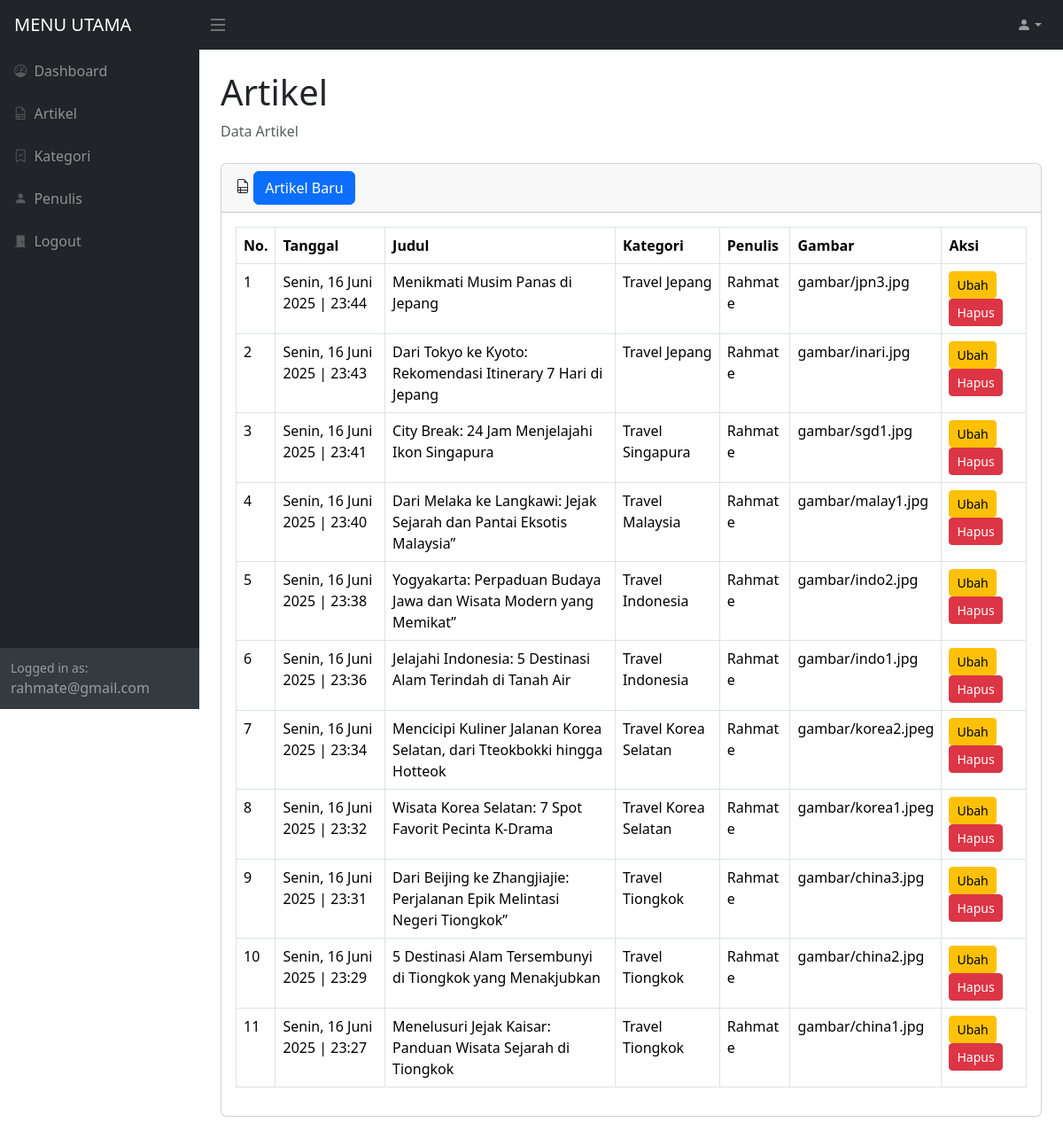
Screenshot of /admin/artikel.php (signed in) with the database file from the repository.
### tables this page shows
CREATE TABLE `kontributor` (
  `id_kontributor` int NOT NULL,
  `id_author` int NOT NULL,
  `id_category` int NOT NULL,
  `id_article` int NOT NULL
);

CREATE TABLE `article` (
  `id_article` int NOT NULL,
  `date` varchar(250) NOT NULL,
  `title` varchar(255) NOT NULL,
  `content` text NOT NULL,
  `picture` varchar(255) NOT NULL
);

CREATE TABLE `category` (
  `id_category` int NOT NULL,
  `category_name` varchar(100) NOT NULL,
  `description` text
);

CREATE TABLE `author` (
  `id_author` int NOT NULL,
  `author_name` varchar(100) NOT NULL,
  `email` varchar(150) NOT NULL,
  `password` varchar(255) NOT NULL
);

### admin/artikel.php (the view, shortened to what this page needs)
<?php
require 'ceksession.php';
?>
<!DOCTYPE html>
<html lang="en">
<head>
    <link href="https://cdn.jsdelivr.net/npm/bootstrap@5.3.2/dist/css/bootstrap.min.css" rel="stylesheet"
 />
    <link rel="stylesheet" href="https://cdn.jsdelivr.net/npm/bootstrap-icons@1.11.3/font/bootstrap-icons.min.css">
    <link rel="stylesheet" href="https://cdn.jsdelivr.net/npm/simple-datatables@9.0.0/dist/style.min.css">
    <link rel="stylesheet" href="css/styles.css">
    <link rel="stylesheet" href="https://cdn.jsdelivr.net/npm/bootstrap-icons@1.13.1/font/bootstrap-icons.min.css">
</head>
<body class="sb-nav-fixed">
    <nav class="sb-topnav navbar navbar-expand navbar-dark bg-dark">
        <a class="navbar-brand ps-3" href="index.php">MENU UTAMA</a>
        <button class="btn btn-link btn-sm order-1 order-lg-0 me-4 me-lg-0" id="sidebarToggle" href="#!"><i
                class="bi bi-list" style="font-size: 1.5rem;"></i></button>
        <ul class="navbar-nav ms-auto me-0 me-md-3 my-2 my-md-0">
            <li class="nav-item dropdown">
                <a class="nav-link dropdown-toggle" id="navbarDropdown" href="#" role="button" data-bs-toggle="dropdown"
                    aria-expanded="false"><i class="bi bi-person-fill"></i></a>
            </li>
        </ul>
    </nav>
    <div id="layoutSidenav">
        <div id="layoutSidenav_nav">
            <nav class="sb-sidenav accordion sb-sidenav-dark" id="sidenavAccordion">
                <div class="sb-sidenav-menu">
                    <div class="nav">
                        <a class="nav-link" href="index.php">
                            <div class="sb-nav-link-icon"><i class="bi bi-speedometer"></i></div>
                            Dashboard
                        </a>
                        <a class="nav-link" href="artikel.php">
                            <div class="sb-nav-link-icon"><i class="bi bi-file-earmark-ruled"></i></div>
                            Artikel
                        </a>
                        <a class="nav-link" href="kategori.php">
                            <div class="sb-nav-link-icon"><i class="bi bi-bookmark-check"></i></div>
                            Kategori
                        </a>
                        <a class="nav-link" href="penulis.php">
                            <div class="sb-nav-link-icon"><i class="bi bi-person-fill"></i></div>
                            Penulis
                        </a>
                        <a class="nav-link" href="logout.php">
                            <div class="sb-nav-link-icon"><i class="bi bi-door-closed-fill"></i></div>
                            Logout
                        </a>
                    </div>
                </div>
                <div class="sb-sidenav-footer">
                    <div class="small">Logged in as:</div>
                    <?php echo $_SESSION['email']; ?>
                </div>
            </nav>
        </div>
        <div id="layoutSidenav_content">
            <main>
                <div class="container-fluid px-4">
                    <h1 class="mt-4">Artikel</h1>
                    <ol class="breadcrumb mb-4">
                        <li class="breadcrumb-item active">Data Artikel</li>
                    </ol>
                    <div class="card mb-4">
                        <div class="card-header">
                            <i class="bi bi-file-earmark-ruled"></i>
                            <button class="btn btn-primary" name="btn_artikel_baru" id="btn_artikel_baru" data-bs-toggle="modal" data-bs-target="#modalFormArtikel">Artikel Baru</button>
                        </div>
                        <div class="card-body">
                            <table id="datatablesSimple" class="table table-bordered">
                                <thead>
                                    <tr>
                                        <th>No.</th>
                                        <th>Tanggal</th>
                                        <th>Judul</th>
                                        <th>Kategori</th>
                                        <th>Penulis</th>
                                        <th>Gambar</th>
                                        <th>Aksi</th>
                                    </tr>
                                </thead>
                                <tbody>
                                    <?php
                                        $sql = "SELECT
                                            k.id_kontributor,
                                            a.date,
                                            a.title,
                                            a.content,
                                            au.author_name,
                                            c.category_name,
                                            c.id_category,
                                            a.picture
                                        FROM kontributor k
                                        JOIN article a ON k.id_article = a.id_article
                                        JOIN author au ON k.id_author = au.id_author
                                        JOIN category c ON k.id_category = c.id_category
                                        ORDER BY id_kontributor DESC";
                                        $result = mysqli_query($conn, $sql);
                                        $nomor_urut=0;
                                        if (mysqli_num_rows($result) > 0) {
                                        while($row = mysqli_fetch_assoc($result)) {
                                            $nomor_urut ++;
                                            $data_tanggal=$row['date'];
                                            $data_judul=$row['title'];
                                            $data_kategori=$row['category_name'];
                                            $data_penulis=$row['author_name'];
                                            $data_gambar=$row['picture'];
                                            $data_id_kontributor=$row['id_kontributor'];
                                        ?>
                                    <tr>
                                        <td><?php echo $nomor_urut;?></td>
                                        <td><?php echo $data_tanggal;?></td>
                                        <td><?php echo $data_judul;?></td>
                                        <td><?php echo $data_kategori;?></td>
                                        <td><?php echo $data_penulis;?></td>
                                        <td><?php echo $data_gambar;?></td>
                                        <td>
                                        <button class="btn btn-warning btn-sm" data-bs-toggle="modal"
                                            data-bs-target="#modalUbahArtikel<?php echo $data_id_kontributor; ?>" name="btn_ubah">Ubah</button>
                                        <button class="btn btn-danger btn-sm" name="btn_hapus"
                                            data-bs-toggle="modal"
                                            data-bs-target="#modalHapusArtikel<?php echo $data_id_kontributor; ?>">
                                            Hapus
                                        </button>
                                        </td>
                                    </tr>
                                    </div>
                                        <?php
                                        }
                                        } else {
                                            echo "0 results";
                                        }
                                    ?>
</body>
</html>

### admin/css/styles.css (style rules this page uses)
html, body { height: 100%; }
.sb-nav-fixed #layoutSidenav #layoutSidenav_nav, .sb-nav-fixed .sb-topnav { position: fixed; top: 0; right: 0; left: 0; z-index: 1030; }
#layoutSidenav { display: flex; }
#layoutSidenav #layoutSidenav_nav { flex-basis: 225px; flex-shrink: 0; transition: transform 0.15s ease-in-out; z-index: 1038; transform: translateX(-225px); }
#layoutSidenav #layoutSidenav_content { position: relative; display: flex; flex-direction: column; justify-content: space-between; min-width: 0; flex-grow: 1; min-height: calc(100vh - 56px); margin-left: -225px; }
@media (min-width: 992px) { #layoutSidenav #layoutSidenav_nav { transform: translateX(0); } }
@media (min-width: 992px) { #layoutSidenav #layoutSidenav_content { margin-left: 0; transition: margin 0.15s ease-in-out; } }
.sb-nav-fixed .sb-topnav { z-index: 1039; }
.sb-nav-fixed #layoutSidenav #layoutSidenav_nav { width: 225px; height: 100vh; z-index: 1038; }
.sb-nav-fixed #layoutSidenav #layoutSidenav_nav .sb-sidenav { padding-top: 56px; }
.sb-nav-fixed #layoutSidenav #layoutSidenav_nav .sb-sidenav .sb-sidenav-menu { overflow-y: auto; }
.sb-nav-fixed #layoutSidenav #layoutSidenav_content { padding-left: 225px; top: 56px; }
.nav .nav-link .sb-nav-link-icon, .sb-sidenav-menu .nav-link .sb-nav-link-icon { margin-right: 0.5rem; }
.sb-topnav { padding-left: 0; height: 56px; z-index: 1039; }
.sb-topnav .navbar-brand { width: 225px; margin: 0; }
.sb-topnav.navbar-dark #sidebarToggle { color: rgba(255, 255, 255, 0.5); }
.sb-sidenav { display: flex; flex-direction: column; height: 100%; flex-wrap: nowrap; }
.sb-sidenav .sb-sidenav-menu { flex-grow: 1; }
.sb-sidenav .sb-sidenav-menu .nav { flex-direction: column; flex-wrap: nowrap; }
.sb-sidenav .sb-sidenav-menu .nav .nav-link { display: flex; align-items: center; padding-top: 0.75rem; padding-bottom: 0.75rem; position: relative; }
.sb-sidenav .sb-sidenav-menu .nav .nav-link .sb-nav-link-icon { font-size: 0.9rem; }
.sb-sidenav .sb-sidenav-footer { padding: 0.75rem; flex-shrink: 0; }
.sb-sidenav-dark { background-color: #212529; color: rgba(255, 255, 255, 0.5); }
.sb-sidenav-dark .sb-sidenav-menu .nav-link { color: rgba(255, 255, 255, 0.5); }
.sb-sidenav-dark .sb-sidenav-menu .nav-link .sb-nav-link-icon { color: rgba(255, 255, 255, 0.25); }
.sb-sidenav-dark .sb-sidenav-footer { background-color: #343a40; }

### rows the page displays
kontributor: id_article.date "Senin, 16 Juni 2025 | 23:44", id_article.title "Menikmati Musim Panas di Jepang", id_category.category_name "Travel Jepang", id_author.author_name "Rahmat e", id_article.picture "gambar/jpn3.jpg"
kontributor: id_article.date "Senin, 16 Juni 2025 | 23:43", id_article.title "Dari Tokyo ke Kyoto: Rekomendasi Itinerary 7 Hari di Jepang", id_category.category_name "Travel Jepang", id_author.author_name "Rahmat e", id_article.picture "gambar/inari.jpg"
kontributor: id_article.date "Senin, 16 Juni 2025 | 23:41", id_article.title "City Break: 24 Jam Menjelajahi Ikon Singapura", id_category.category_name "Travel Singapura", id_author.author_name "Rahmat e", id_article.picture "gambar/sgd1.jpg"
kontributor: id_article.date "Senin, 16 Juni 2025 | 23:40", id_article.title "Dari Melaka ke Langkawi: Jejak Sejarah dan Pantai Eksotis Malaysia”", id_category.category_name "Travel Malaysia", id_author.author_name "Rahmat e", id_article.picture "gambar/malay1.jpg"
kontributor: id_article.date "Senin, 16 Juni 2025 | 23:38", id_article.title "Yogyakarta: Perpaduan Budaya Jawa dan Wisata Modern yang Memikat”", id_category.category_name "Travel Indonesia", id_author.author_name "Rahmat e", id_article.picture "gambar/indo2.jpg"
kontributor: id_article.date "Senin, 16 Juni 2025 | 23:36", id_article.title "Jelajahi Indonesia: 5 Destinasi Alam Terindah di Tanah Air", id_category.category_name "Travel Indonesia", id_author.author_name "Rahmat e", id_article.picture "gambar/indo1.jpg"
kontributor: id_article.date "Senin, 16 Juni 2025 | 23:34", id_article.title "Mencicipi Kuliner Jalanan Korea Selatan, dari Tteokbokki hingga Hotteok", id_category.category_name "Travel Korea Selatan", id_author.author_name "Rahmat e", id_article.picture "gambar/korea2.jpeg"
kontributor: id_article.date "Senin, 16 Juni 2025 | 23:32", id_article.title "Wisata Korea Selatan: 7 Spot Favorit Pecinta K-Drama", id_category.category_name "Travel Korea Selatan", id_author.author_name "Rahmat e", id_article.picture "gambar/korea1.jpeg"
kontributor: id_article.date "Senin, 16 Juni 2025 | 23:31", id_article.title "Dari Beijing ke Zhangjiajie: Perjalanan Epik Melintasi Negeri Tiongkok”", id_category.category_name "Travel Tiongkok", id_author.author_name "Rahmat e", id_article.picture "gambar/china3.jpg"
kontributor: id_article.date "Senin, 16 Juni 2025 | 23:29", id_article.title "5 Destinasi Alam Tersembunyi di Tiongkok yang Menakjubkan", id_category.category_name "Travel Tiongkok", id_author.author_name "Rahmat e", id_article.picture "gambar/china2.jpg"
kontributor: id_article.date "Senin, 16 Juni 2025 | 23:27", id_article.title "Menelusuri Jejak Kaisar: Panduan Wisata Sejarah di Tiongkok", id_category.category_name "Travel Tiongkok", id_author.author_name "Rahmat e", id_article.picture "gambar/china1.jpg"

### other values shown
$_SESSION['email'] "rahmate@gmail.com"
